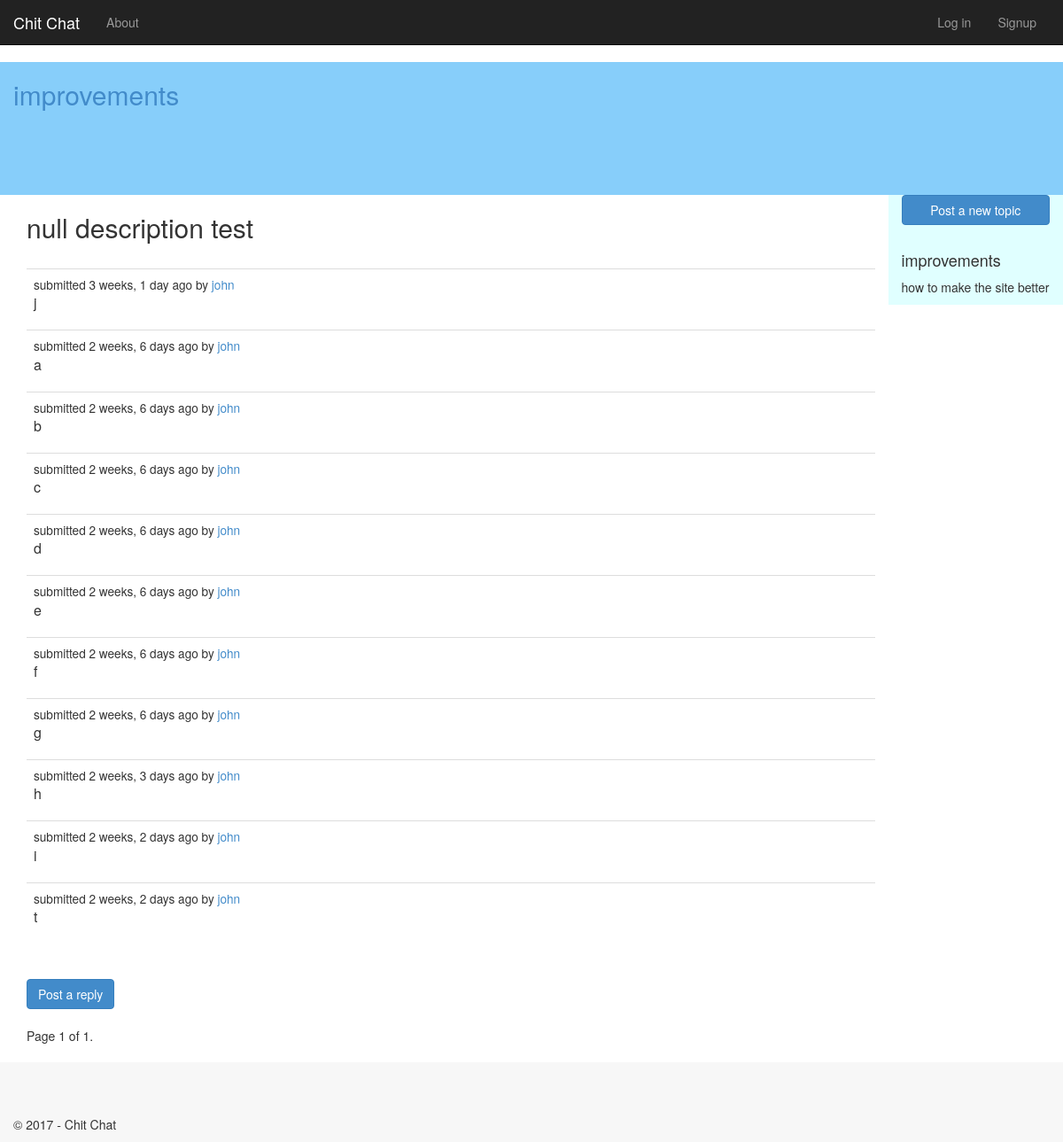
Before: /14/ with the older database file.
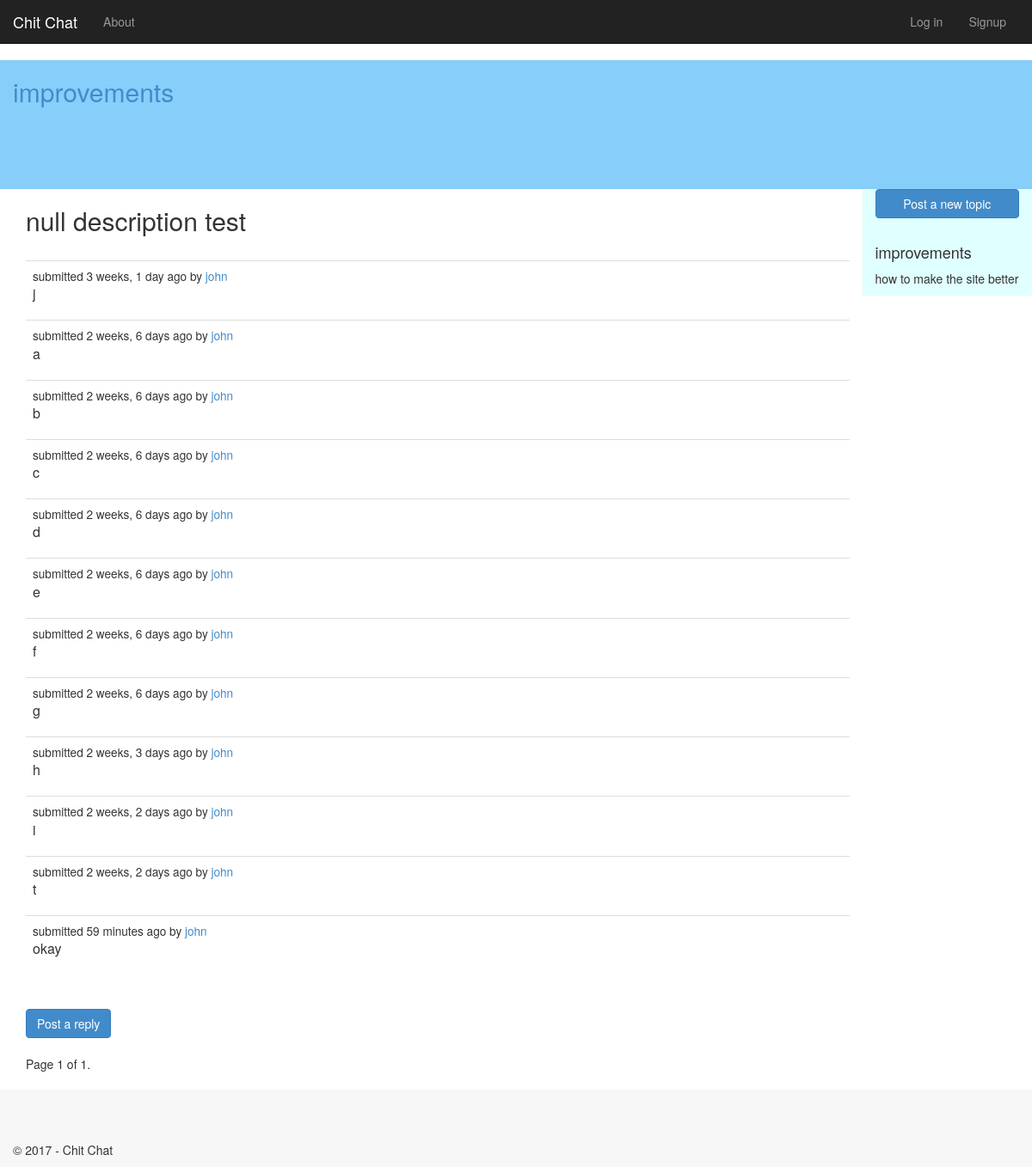
After: the same page with the newer database file.
### forum/models.py (models this page shows, shortened)
class Post(models.Model):
    created = models.DateTimeField(auto_now_add=True)
    creator = models.ForeignKey(User, blank=True, null=True)
    updated = models.DateTimeField(auto_now=True)
    topic = models.ForeignKey(Topic)
    body = models.TextField(max_length=10000)
    user_ip = models.GenericIPAddressField(blank=True, null=True)
    def short(self):
        return u"%s\n%s" % (self.creator, self.created.strftime("%b %d, %I:%M %p"))
    short.allow_tags = True

### forum/views.py (the view)
# urls.py: url(r'^(?P<pk>\d+)/$', forum.views.topic_posts, name='topic-detail'),
def topic_posts(request, pk):
    context = get_base_context()
    posts = Post.objects.filter(topic__pk=pk).order_by('created')
    context['topic'] = Topic.objects.get(pk=pk)
    context['forum'] = context['topic'].forum
    context['posts'] = paginator_helper(request, posts)
    context['title'] = context['topic'].title + ' - ' + context['forum'].slug
    return render(request, 'forum/topic-details.html', context)

### forum/views.py (called while the page is built)
def get_base_context():
    return {'year': datetime.now().year}

def paginator_helper(request, model_list, page_items=25):
    paginator = Paginator(model_list, page_items)
    page = request.GET.get('page')
    try:
        model_list = paginator.page(page)
    except PageNotAnInteger:
        model_list = paginator.page(1)
    except EmptyPage:
        model_list = paginator.page(paginator.num_pages)
    return model_list

### forum/templates/forum/topic-details.html (shortened to what this page needs)
{% extends "app/layout.html" %}
{% block content %}
<div class="container" id="header-bottom">
    <h2><a href="{% url 'forum:forum-detail' slug=topic.forum.slug %}">{{ topic.forum.slug }}</a></h2>
    <br />
</div>
<div class="container" id="main-content">
    <div class="col-xs-12 col-sm-10">
        <h2>{{ topic.title }}</h2>
        <br />
        <table class="table table-hover">
            <tbody>
                {% for post in posts %}
                <tr>
                    <td>
                        <small>submitted {{ post.created|timesince }} ago by
                            <a href="{% url 'forum:user-posts' post.creator.get_username %}">{{ post.creator.get_username }}</a></small>
                        <p>{{ post.body }}</p>
                    </td>
                </tr>
                {% endfor %}
            </tbody>
        </table>
        <br />
        <a href="{% url 'forum:reply' topic.id %}" class="btn btn-primary" role="button">Post a reply</a>
        <br />
        <div class="pagination">
            <span class="page-links">
                <span class="page-current">
                    Page {{ posts.number }} of {{ posts.paginator.num_pages }}.
                </span>
            </span>
        </div>
    </div>
    {% include "forum/forum-sidebar.html" %}
</div>
    {% endblock %}

Changed rows visible on the page:
added Post: created "59 minutes", creator.get_username "john", body "okay"
